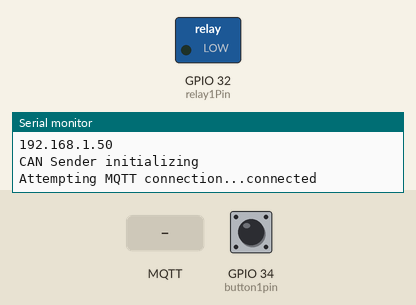
This program was run on a simulated ESP32. On the bench: switched loads named in the program (green lamp = pin HIGH), the last lines printed to the serial monitor. The test bench sets the inputs (shaded band); at power-on: GPIO 34 (button1pin) HIGH. WiFi joins after 1.5 s; servers stay silent unless stated; no MQTT or app messages arrive unless stated.

Above: at 2.7 s.
2.8 s: MQTT message "on" arrives on the first subscribed topic
At 3.9 s:
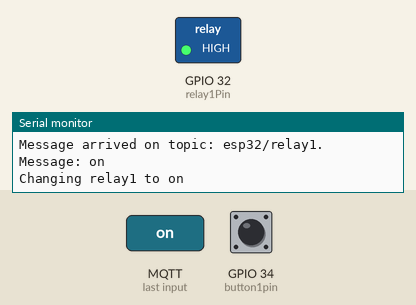
8.3 s: MQTT message "off" arrives on the first subscribed topic
At 9.2 s:
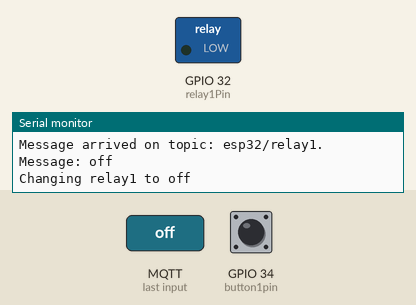
Timing chart, 0 to 10.8 s (numbered marks = the images above; inputs shaded):
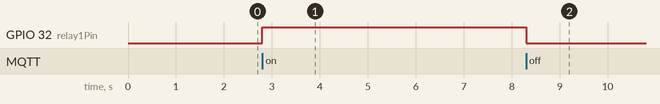

Measured:
- after the input at 2.8 s, GPIO 32 (relay1Pin): LOW → HIGH at once
- after the input at 8.3 s, GPIO 32 (relay1Pin): HIGH → LOW at once

The program:

main.cpp
```cpp
// (licence header left out)
#include <CAN.h>

/*********
  A PlatformIO (Arduino framework) MQTT/CAN demo based on sandeepmistry's arduino CAN library:
  https://github.com/sandeepmistry/arduino-CAN/tree/master
  AND
  Rui Santos' MQTT tutorial: https://randomnerdtutorials.com
  GPIOs set for Olimex ESP32-EVB
*********/

#include <WiFi.h>
#include <PubSubClient.h>
#include <Wire.h>

// Ignore this code, we don't have a BME280 temp sensor uncomment if you do...
//#include <Adafruit_BME280.h>
//#include <Adafruit_Sensor.h>

// Replace the next variables with your SSID/Password combination
const char* ssid = "MYSSID";
const char* password = "mypassword";

// Add your MQTT Broker IP address, example:
const char* mqtt_server = "test.mosquitto.org";

WiFiClient espClient;
PubSubClient client(espClient);
long lastMsg = 0;
char msg[50];
int value = 0;

float temperature = 0;
float humidity = 0;
int button1state = 0;

//internal ESP32 temperature sensor doesn't work on ESP32-EVB, abandon!??
#ifdef __cplusplus
extern "C" {
#endif
uint8_t temprature_sens_read();
#ifdef __cplusplus
}
#endif
uint8_t temprature_sens_read();

//OLIMEX ESP32-EVB GPIO pin definitions
const int relay1Pin = 32, button1pin = 34;

void CANtx11bit() {
  // send packet: id is 11 bits, packet can contain up to 8 bytes of data
  Serial.print("Sending packet ... ");

  CAN.beginPacket(0x12);
  CAN.write('h');
  CAN.write('e');
  CAN.write('l');
  CAN.write('l');
  CAN.write('o');
  CAN.endPacket();

  Serial.println("CANtx11bit done");

  //delay(1000);
}

void CANtx29bit() {

  // send extended packet: id is 29 bits, packet can contain up to 8 bytes of data
  Serial.print("Sending extended packet ... ");

  CAN.beginExtendedPacket(0xabcdef);
  CAN.write('w');
  CAN.write('o');
  CAN.write('r');
  CAN.write('l');
  CAN.write('d');
  CAN.endPacket();

  Serial.println("CANtx29bit done");

  //delay(1000);
}

void setup_wifi() {
  delay(10);
  // We start by connecting to a WiFi network
  Serial.println();
  Serial.print("Connecting to ");
  Serial.println(ssid);

  WiFi.begin(ssid, password);

  while (WiFi.status() != WL_CONNECTED) {
    delay(500);
    Serial.print(".");
  }

  Serial.println("");
  Serial.println("WiFi connected");
  Serial.println("IP address: ");
  Serial.println(WiFi.localIP());
}

void callback(char* topic, byte* message, unsigned int length) {
  Serial.print("Message arrived on topic: ");
  Serial.print(topic);
  Serial.print(". Message: ");
  String messageTemp;

  for (int i = 0; i < length; i++) {
    Serial.print((char)message[i]);
    messageTemp += (char)message[i];
  }
  Serial.println();

  // Feel free to add more if statements to control more GPIOs with MQTT

  // If a message is received on the topic esp32/relay1, you check if the message is either "on" or "off".
  // Changes the output state according to the message
  if (String(topic) == "esp32/relay1") {
    Serial.print("Changing relay1 to ");
    if(messageTemp == "on"){
      Serial.println("on");
      digitalWrite(relay1Pin, HIGH);
    }
    else if(messageTemp == "off"){
      Serial.println("off");
      digitalWrite(relay1Pin, LOW);
    }
  }
  if(String(topic) == "esp32/CANsend") {
    Serial.print("MQTT CAN Transmission requested...");

    //send a CAN frame
    //later, add ability to parse MQTT message to CAN here...
    CANtx11bit();

  }
}

//later, add CAN RX listner/MQTT publisher type callback function here...
//REF:  https://github.com/sandeepmistry/arduino-CAN/tree/master/examples/CANReceiverCallback

void reconnect() {
  // Loop until we're reconnected
  while (!client.connected()) {
    Serial.print("Attempting MQTT connection...");
    // Attempt to connect
    if (client.connect("ESP32Client","test","test")) {
      Serial.println("connected");
      // Subscribe
      client.subscribe("esp32/relay1");
      client.subscribe("esp32/CANsend");

    } else {
      Serial.print("failed, rc=");
      Serial.print(client.state());
      Serial.println(" try again in 5 seconds");
      // Wait 5 seconds before retrying
      delay(5000);
    }
  }
}

void setup() {
  Serial.begin(115200);
  while (!Serial); //wait for serial to come up

  setup_wifi();
  client.setServer(mqtt_server, 1883);
  client.setCallback(callback);

  pinMode(relay1Pin, OUTPUT);
  pinMode(button1pin, INPUT_PULLUP);

  //setup CAN
  Serial.println("CAN Sender initializing");

  //Set RX/TX pins per OLIMEX ESP32-EVB GPIO35/GPIO5:
  CAN.setPins(35, 5);

  // start the CAN bus at 250 kbps
  //warning, the bitrate gets divided by two, something to do with a sleep state bug on newer ESP hardware so multiply by two
  if (!CAN.begin(250E3 * 2)) {
    Serial.println("Starting CAN failed!");
    while (1);
  }
}

void loop() {
  if (!client.connected()) {
    reconnect();
  }
  client.loop();

  long now = millis();
  if (now - lastMsg > 5000) {
    lastMsg = now;

    // Ignore this code, we don't have a BME280 temp sensor uncomment if you do...
    // Temperature in Celsius
    //temperature = bme.readTemperature();
    // Uncomment the next line to set temperature in Fahrenheit
    // (and comment the previous temperature line)
    //temperature = 1.8 * bme.readTemperature() + 32; // Temperature in Fahrenheit

    //Read ESP32 internal temperature code (NON-working on this ESP varriant, returns 128)
    //use ESP32 on-chip temperature instead, reportedly degF
    temperature = temprature_sens_read();

    // Convert the value to a char array
    char tempString[8];
    dtostrf(temperature, 1, 2, tempString);
    Serial.print("Temperature: ");
    Serial.println(tempString);
    client.publish("esp32/temperature", tempString);

    // Publish OLIMEX ESP32-EVB:button1 state to button1 topic
    //char butString[8] = "EMPTY";
    button1state = digitalRead(button1pin);
    Serial.print("Button1 is ");
    if(button1state == HIGH){
      char butString[8] = "HIGH";
      Serial.println("HIGH");
      client.publish("esp32/button1", butString);
      }
      else if(button1state == LOW){
        char butString[8] = "LOW";
        Serial.println("LOW");
        client.publish("esp32/button1", butString);
      }


    // ignore BME280 humidity either, uncomment if you do...
    /*humidity = bme.readHumidity();

    // Convert the value to a char array
    char humString[8];
    dtostrf(humidity, 1, 2, humString);
    Serial.print("Humidity: ");
    Serial.println(humString);
    client.publish("esp32/humidity", humString);
    */
  }
}
```
